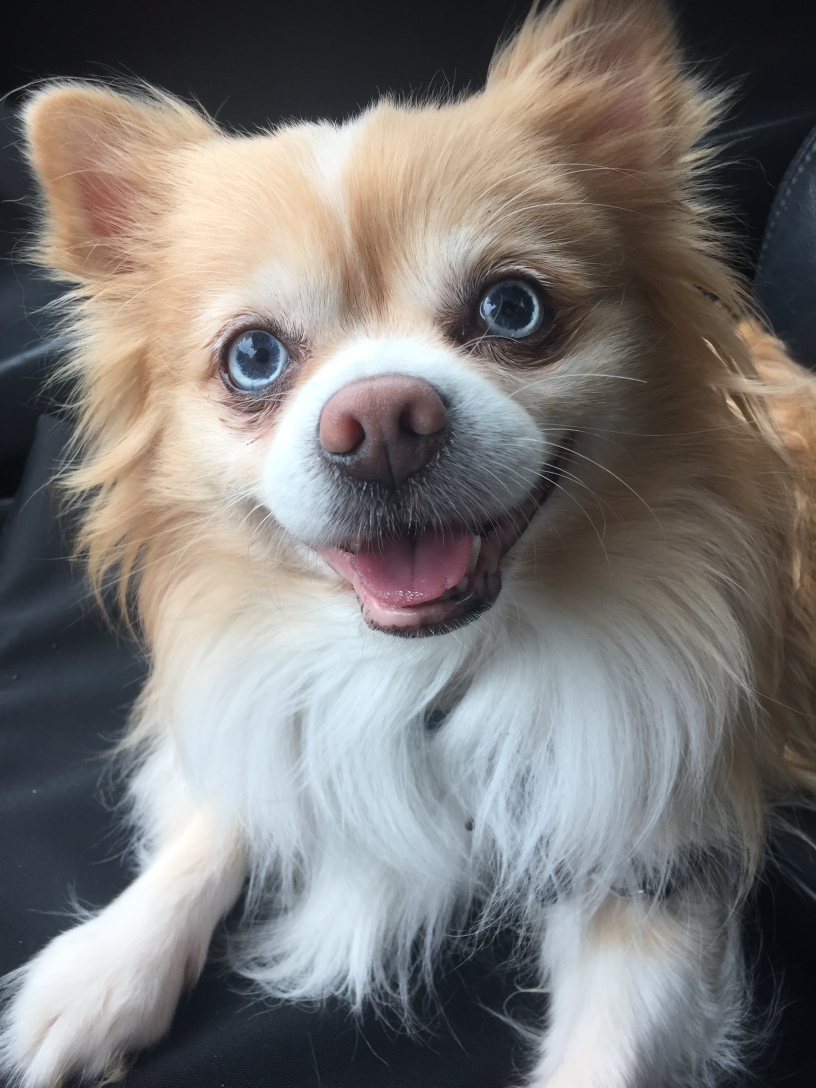
#> input picture IMG_4663.JPG, 2448 x 3264 px (shown at 1/3 size)
$ python Gaussian_pyramid.py
#> lines starting #> are read from the running program, lines starting #| are printed output that depends on the picture
import cv2 as cv
import numpy as np

# Load the input image
image = cv.imread("IMG_4663.JPG")
#> image is the input picture: shape (3264, 2448, 3); mean B, G, R 118, 119.9, 122.9

# Initialize a list to store the pyramid levels
pyramid = [image]

# Build the Gaussian pyramid with 6 levels
for i in range(5):
    image = cv.pyrDown(image)
    pyramid.append(image)
#> this loop made 5 passes
#> pass 2, `image = cv.pyrDown(image)`:
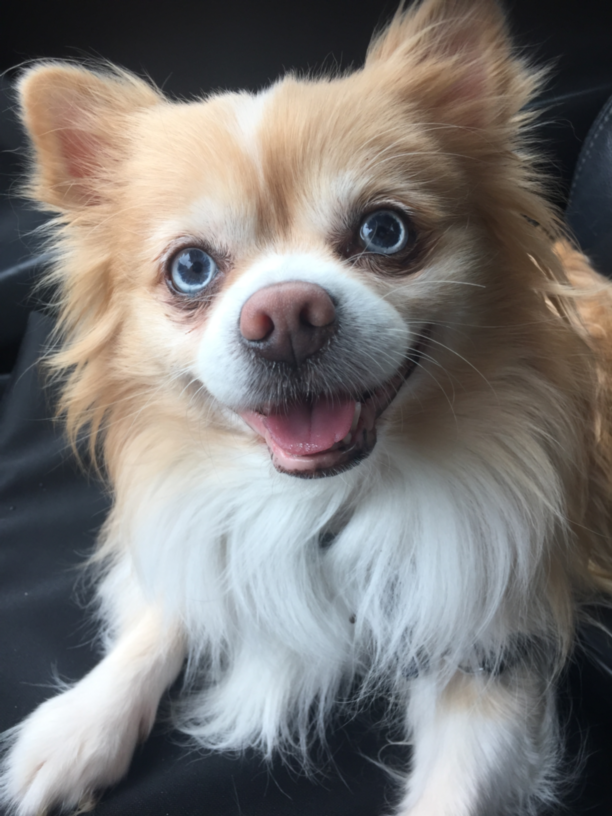
#> image: shape (816, 612, 3); mean B, G, R 118, 119.9, 122.9
#> after the loop:
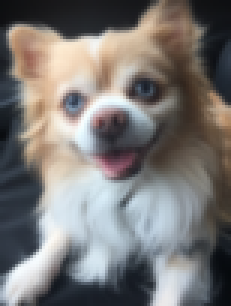
#> image: shape (102, 77, 3) (shown 3 times larger); mean B, G, R 117.5, 119.3, 122.3
#> after the loop, pyramid = 6 items

# Determine the dimensions of the final image
height = sum(level.shape[0] for level in pyramid)
#> height = 6426
width = max(level.shape[1] for level in pyramid)
#> width = 2448

# Create a blank canvas to combine the pyramid levels
combined_image = np.zeros((height, width, 3), dtype=np.uint8)

# Initialize the vertical position
y = 0

# Paste each level of the pyramid onto the canvas
for level in pyramid:
    h, w, _ = level.shape
    combined_image[y : y + h, :w] = level
    y += h
#> this loop made 6 passes
#> (h, w, y) on passes 1 to 6: (3264, 2448, 3264), (1632, 1224, 4896), (816, 612, 5712), (408, 306, 6120), (204, 153, 6324), (102, 77, 6426)
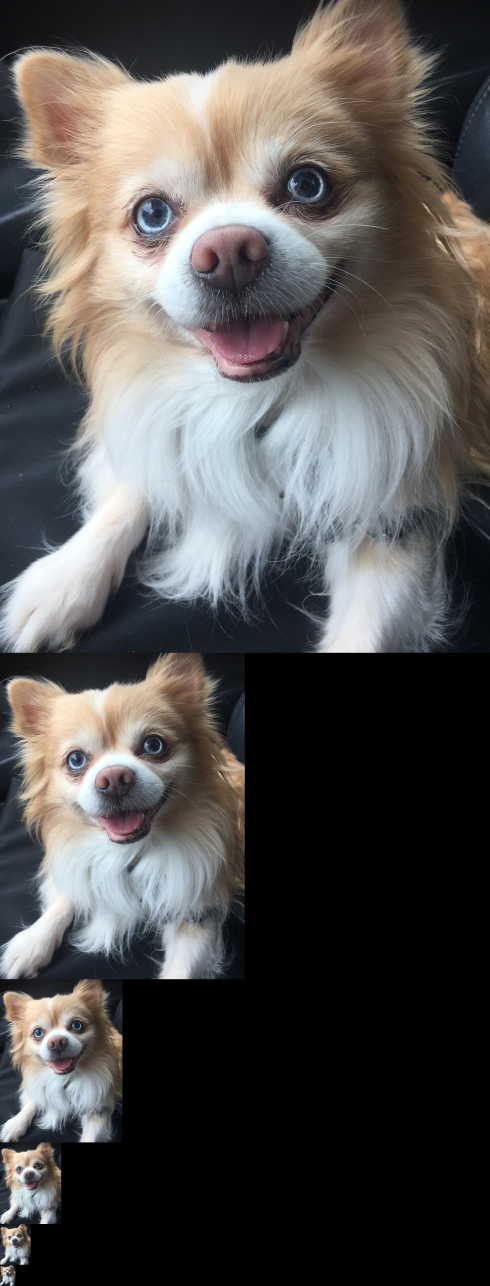
#> combined_image: shape (6426, 2448, 3) (shown at 1/5 size); mean B, G, R 79.9, 81.2, 83.2
#> after the loop, y = 6426

# Save the combined image
cv.imwrite("Gaussian.jpg", combined_image)
